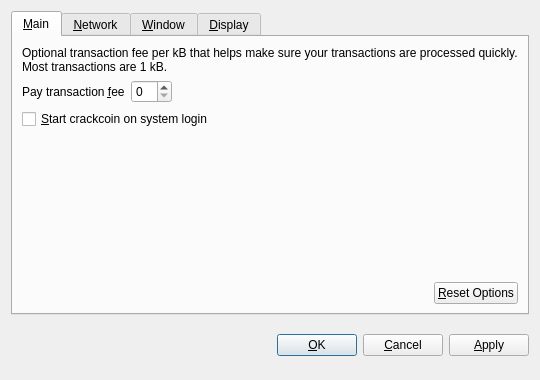
<?xml version="1.0" encoding="UTF-8"?>
<ui version="4.0">
 <class>OptionsDialog</class>
 <widget class="QDialog" name="OptionsDialog">
  <property name="geometry">
   <rect>
    <x>0</x>
    <y>0</y>
    <width>540</width>
    <height>380</height>
   </rect>
  </property>
  <property name="windowTitle">
   <string>Options</string>
  </property>
  <property name="modal">
   <bool>true</bool>
  </property>
  <layout class="QVBoxLayout" name="verticalLayout">
   <item>
    <widget class="QTabWidget" name="tabWidget">
     <property name="tabPosition">
      <enum>QTabWidget::North</enum>
     </property>
     <property name="currentIndex">
      <number>0</number>
     </property>
     <widget class="QWidget" name="tabMain">
      <attribute name="title">
       <string>&amp;Main</string>
      </attribute>
      <layout class="QVBoxLayout" name="verticalLayout_Main">
       <item>
        <widget class="QLabel" name="transactionFeeInfoLabel">
         <property name="text">
          <string>Optional transaction fee per kB that helps make sure your transactions are processed quickly. Most transactions are 1 kB.</string>
         </property>
         <property name="textFormat">
          <enum>Qt::PlainText</enum>
         </property>
         <property name="wordWrap">
          <bool>true</bool>
         </property>
        </widget>
       </item>
       <item>
        <layout class="QHBoxLayout" name="horizontalLayout_1_Main">
         <item>
          <widget class="QLabel" name="transactionFeeLabel">
           <property name="text">
            <string>Pay transaction &amp;fee</string>
           </property>
           <property name="textFormat">
            <enum>Qt::PlainText</enum>
           </property>
           <property name="buddy">
            <cstring>transactionFee</cstring>
           </property>
          </widget>
         </item>
         <item>
          <widget class="BitcoinAmountField" name="transactionFee"/>
         </item>
         <item>
          <spacer name="horizontalSpacer_1_Main">
           <property name="orientation">
            <enum>Qt::Horizontal</enum>
           </property>
           <property name="sizeHint" stdset="0">
            <size>
             <width>40</width>
             <height>20</height>
            </size>
           </property>
          </spacer>
         </item>
        </layout>
       </item>
       <item>
        <widget class="QCheckBox" name="bitcoinAtStartup">
         <property name="toolTip">
          <string>Automatically start crackcoin after logging in to the system.</string>
         </property>
         <property name="text">
          <string>&amp;Start crackcoin on system login</string>
         </property>
        </widget>
       </item>
       <item>
        <spacer name="verticalSpacer_Main">
         <property name="orientation">
          <enum>Qt::Vertical</enum>
         </property>
         <property name="sizeHint" stdset="0">
          <size>
           <width>20</width>
           <height>40</height>
          </size>
         </property>
        </spacer>
       </item>
       <item>
        <layout class="QHBoxLayout" name="horizontalLayout_2_Main">
         <item>
          <spacer name="horizontalSpacer_2_Main">
           <property name="orientation">
            <enum>Qt::Horizontal</enum>
           </property>
           <property name="sizeHint" stdset="0">
            <size>
             <width>40</width>
             <height>20</height>
            </size>
           </property>
          </spacer>
         </item>
         <item>
          <widget class="QPushButton" name="resetButton">
           <property name="toolTip">
            <string>Reset all client options to default.</string>
           </property>
           <property name="text">
            <string>&amp;Reset Options</string>
           </property>
           <property name="autoDefault">
            <bool>false</bool>
           </property>
          </widget>
         </item>
        </layout>
       </item>
      </layout>
     </widget>
     <widget class="QWidget" name="tabNetwork">
      <attribute name="title">
       <string>&amp;Network</string>
      </attribute>
      <layout class="QVBoxLayout" name="verticalLayout_Network">
       <item>
        <widget class="QCheckBox" name="mapPortUpnp">
         <property name="toolTip">
          <string>Automatically open the crackcoin client port on the router. This only works when your router supports UPnP and it is enabled.</string>
         </property>
         <property name="text">
          <string>Map port using &amp;UPnP</string>
         </property>
        </widget>
       </item>
       <item>
        <widget class="QCheckBox" name="connectSocks">
         <property name="toolTip">
          <string>Connect to the crackcoin network through a SOCKS proxy (e.g. when connecting through Tor).</string>
         </property>
         <property name="text">
          <string>&amp;Connect through SOCKS proxy:</string>
         </property>
        </widget>
       </item>
       <item>
        <layout class="QHBoxLayout" name="horizontalLayout_Network">
         <item>
          <widget class="QLabel" name="proxyIpLabel">
           <property name="text">
            <string>Proxy &amp;IP:</string>
           </property>
           <property name="textFormat">
            <enum>Qt::PlainText</enum>
           </property>
           <property name="buddy">
            <cstring>proxyIp</cstring>
           </property>
          </widget>
         </item>
         <item>
          <widget class="QValidatedLineEdit" name="proxyIp">
           <property name="maximumSize">
            <size>
             <width>140</width>
             <height>16777215</height>
            </size>
           </property>
           <property name="toolTip">
            <string>IP address of the proxy (e.g. 127.0.0.1)</string>
           </property>
          </widget>
         </item>
         <item>
          <widget class="QLabel" name="proxyPortLabel">
           <property name="text">
            <string>&amp;Port:</string>
           </property>
           <property name="textFormat">
            <enum>Qt::PlainText</enum>
           </property>
           <property name="buddy">
            <cstring>proxyPort</cstring>
           </property>
          </widget>
         </item>
         <item>
          <widget class="QLineEdit" name="proxyPort">
           <property name="maximumSize">
            <size>
             <width>55</width>
             <height>16777215</height>
            </size>
           </property>
           <property name="toolTip">
            <string>Port of the proxy (e.g. 9050)</string>
           </property>
          </widget>
         </item>
         <item>
          <widget class="QLabel" name="socksVersionLabel">
           <property name="text">
            <string>SOCKS &amp;Version:</string>
           </property>
           <property name="textFormat">
            <enum>Qt::PlainText</enum>
           </property>
           <property name="buddy">
            <cstring>socksVersion</cstring>
           </property>
          </widget>
         </item>
         <item>
          <widget class="QValueComboBox" name="socksVersion">
           <property name="toolTip">
            <string>SOCKS version of the proxy (e.g. 5)</string>
           </property>
          </widget>
         </item>
         <item>
          <spacer name="horizontalSpacer_Network">
           <property name="orientation">
            <enum>Qt::Horizontal</enum>
           </property>
           <property name="sizeHint" stdset="0">
            <size>
             <width>40</width>
             <height>20</height>
            </size>
           </property>
          </spacer>
         </item>
        </layout>
       </item>
       <item>
        <spacer name="verticalSpacer_Network">
         <property name="orientation">
          <enum>Qt::Vertical</enum>
         </property>
         <property name="sizeHint" stdset="0">
          <size>
           <width>20</width>
           <height>40</height>
          </size>
         </property>
        </spacer>
       </item>
      </layout>
     </widget>
     <widget class="QWidget" name="tabWindow">
      <attribute name="title">
       <string>&amp;Window</string>
      </attribute>
      <layout class="QVBoxLayout" name="verticalLayout_Window">
       <item>
        <widget class="QCheckBox" name="minimizeToTray">
         <property name="toolTip">
          <string>Show only a tray icon after minimizing the window.</string>
         </property>
         <property name="text">
          <string>&amp;Minimize to the tray instead of the taskbar</string>
         </property>
        </widget>
       </item>
       <item>
        <widget class="QCheckBox" name="minimizeOnClose">
         <property name="toolTip">
          <string>Minimize instead of exit the application when the window is closed. When this option is enabled, the application will be closed only after selecting Quit in the menu.</string>
         </property>
         <property name="text">
          <string>M&amp;inimize on close</string>
         </property>
        </widget>
       </item>
       <item>
        <spacer name="verticalSpacer_Window">
         <property name="orientation">
          <enum>Qt::Vertical</enum>
         </property>
         <property name="sizeHint" stdset="0">
          <size>
           <width>20</width>
           <height>40</height>
          </size>
         </property>
        </spacer>
       </item>
      </layout>
     </widget>
     <widget class="QWidget" name="tabDisplay">
      <attribute name="title">
       <string>&amp;Display</string>
      </attribute>
      <layout class="QVBoxLayout" name="verticalLayout_Display">
       <item>
        <layout class="QHBoxLayout" name="horizontalLayout_1_Display">
         <item>
          <widget class="QLabel" name="langLabel">
           <property name="text">
            <string>User Interface &amp;language:</string>
           </property>
           <property name="textFormat">
            <enum>Qt::PlainText</enum>
           </property>
           <property name="buddy">
            <cstring>lang</cstring>
           </property>
          </widget>
         </item>
         <item>
          <widget class="QValueComboBox" name="lang">
           <property name="toolTip">
            <string>The user interface language can be set here. This setting will take effect after restarting crackcoin.</string>
           </property>
          </widget>
         </item>
        </layout>
       </item>
       <item>
        <layout class="QHBoxLayout" name="horizontalLayout_2_Display">
         <item>
          <widget class="QLabel" name="unitLabel">
           <property name="text">
            <string>&amp;Unit to show amounts in:</string>
           </property>
           <property name="textFormat">
            <enum>Qt::PlainText</enum>
           </property>
           <property name="buddy">
            <cstring>unit</cstring>
           </property>
          </widget>
         </item>
         <item>
          <widget class="QValueComboBox" name="unit">
           <property name="toolTip">
            <string>Choose the default subdivision unit to show in the interface and when sending coins.</string>
           </property>
          </widget>
         </item>
        </layout>
       </item>
       <item>
        <widget class="QCheckBox" name="displayAddresses">
         <property name="toolTip">
          <string>Whether to show crackcoin addresses in the transaction list or not.</string>
         </property>
         <property name="text">
          <string>&amp;Display addresses in transaction list</string>
         </property>
        </widget>
       </item>
       <item>
        <spacer name="verticalSpacer_Display">
         <property name="orientation">
          <enum>Qt::Vertical</enum>
         </property>
         <property name="sizeHint" stdset="0">
          <size>
           <width>20</width>
           <height>40</height>
          </size>
         </property>
        </spacer>
       </item>
      </layout>
     </widget>
    </widget>
   </item>
   <item>
    <layout class="QHBoxLayout" name="horizontalLayout_Buttons">
     <item>
      <spacer name="horizontalSpacer_1">
       <property name="orientation">
        <enum>Qt::Horizontal</enum>
       </property>
       <property name="sizeHint" stdset="0">
        <size>
         <width>40</width>
         <height>48</height>
        </size>
       </property>
      </spacer>
     </item>
     <item>
      <widget class="QLabel" name="statusLabel">
       <property name="font">
        <font>
         <weight>75</weight>
         <bold>true</bold>
        </font>
       </property>
       <property name="text">
        <string/>
       </property>
       <property name="textFormat">
        <enum>Qt::PlainText</enum>
       </property>
       <property name="wordWrap">
        <bool>true</bool>
       </property>
      </widget>
     </item>
     <item>
      <spacer name="horizontalSpacer_2">
       <property name="orientation">
        <enum>Qt::Horizontal</enum>
       </property>
       <property name="sizeHint" stdset="0">
        <size>
         <width>40</width>
         <height>48</height>
        </size>
       </property>
      </spacer>
     </item>
     <item>
      <widget class="QPushButton" name="okButton">
       <property name="text">
        <string>&amp;OK</string>
       </property>
      </widget>
     </item>
     <item>
      <widget class="QPushButton" name="cancelButton">
       <property name="text">
        <string>&amp;Cancel</string>
       </property>
       <property name="autoDefault">
        <bool>false</bool>
       </property>
      </widget>
     </item>
     <item>
      <widget class="QPushButton" name="applyButton">
       <property name="text">
        <string>&amp;Apply</string>
       </property>
       <property name="autoDefault">
        <bool>false</bool>
       </property>
      </widget>
     </item>
    </layout>
   </item>
  </layout>
 </widget>
 <customwidgets>
  <customwidget>
   <class>BitcoinAmountField</class>
   <extends>QSpinBox</extends>
   <header>bitcoinamountfield.h</header>
  </customwidget>
  <customwidget>
   <class>QValueComboBox</class>
   <extends>QComboBox</extends>
   <header>qvaluecombobox.h</header>
  </customwidget>
  <customwidget>
   <class>QValidatedLineEdit</class>
   <extends>QLineEdit</extends>
   <header>qvalidatedlineedit.h</header>
  </customwidget>
 </customwidgets>
 <resources/>
 <connections/>
</ui>
